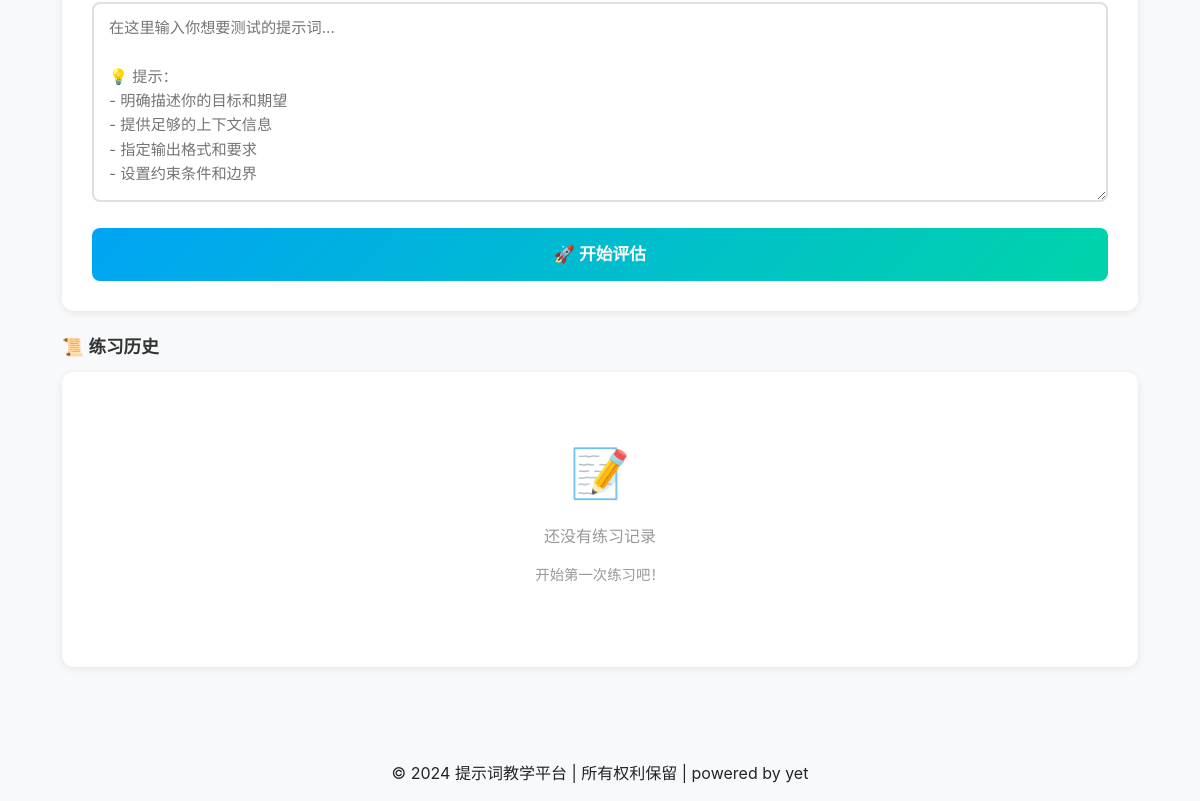
The page /practice/creative_writing/ (signed in, lower part) on the database as committed earlier.
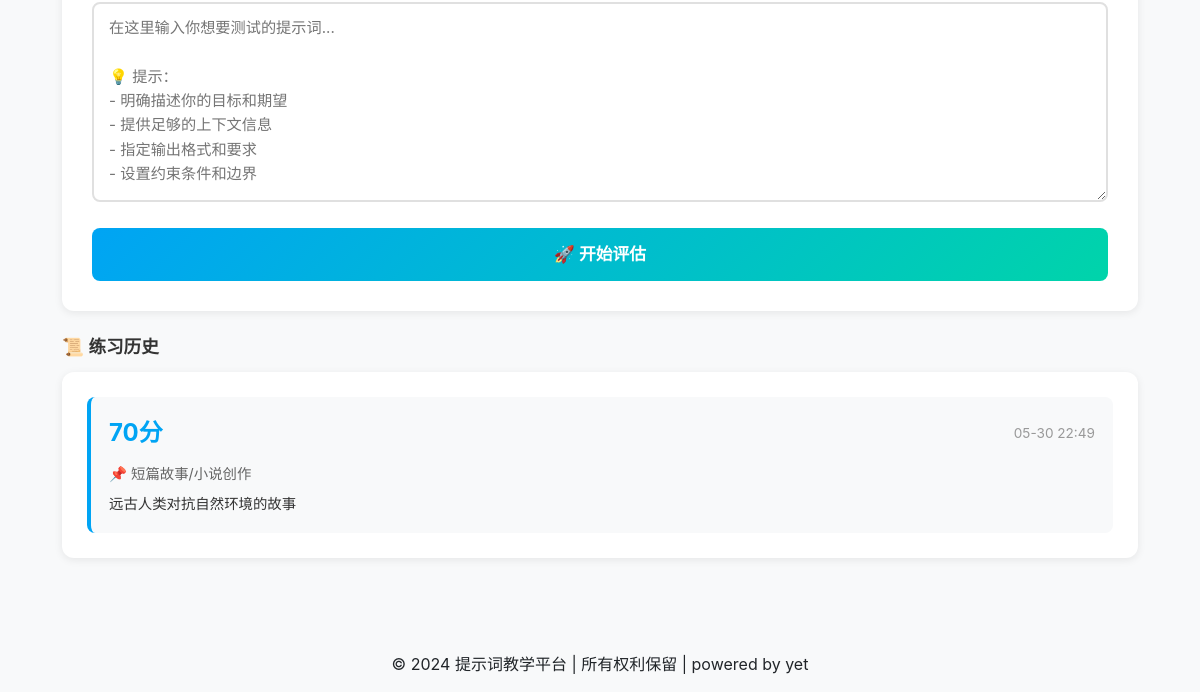
The same page on the database as committed later.
### practice/models.py (models this page shows, shortened)
class PracticeRecord(models.Model):
    user = models.ForeignKey(User, on_delete=models.CASCADE, related_name='practice_records')
    scenario = models.ForeignKey(PracticeScenario, on_delete=models.CASCADE, null=True, blank=True, verbose_name='练习场景')
    topic = models.ForeignKey(PracticeTopic, on_delete=models.SET_NULL, null=True, blank=True, verbose_name='选择的主题')
    user_prompt = models.TextField(verbose_name='用户提示词')
    system_prompt = models.TextField(verbose_name='系统提示词(场景)', default='')
    llm_response = models.TextField(verbose_name='大模型原始回复', blank=True)
    scores = models.JSONField(verbose_name='评分数据', default=dict)
    suggestions = models.TextField(verbose_name='修改建议', blank=True)
    overall_score = models.IntegerField(verbose_name='综合得分', default=0)
    duration_seconds = models.IntegerField(default=0, verbose_name='练习时长(秒)')
    created_at = models.DateTimeField(auto_now_add=True, verbose_name='创建时间')
    updated_at = models.DateTimeField(auto_now=True, verbose_name='更新时间')
    class Meta:
        ordering = ['-created_at']
        verbose_name = '练习记录'
        verbose_name_plural = '练习记录'

class PracticeTopic(models.Model):
    scenario = models.ForeignKey(PracticeScenario, on_delete=models.CASCADE, related_name='topics', verbose_name='所属场景')
    topic_number = models.IntegerField(verbose_name='主题编号')  # 1 或 2
    title = models.CharField(max_length=200, verbose_name='主题标题')
    description = models.TextField(verbose_name='主题描述')
    example_prompt = models.TextField(blank=True, verbose_name='示例提示词')
    evaluation_criteria = models.JSONField(default=dict, verbose_name='评估标准')
    class Meta:
        ordering = ['topic_number']
        unique_together = ['scenario', 'topic_number']
        verbose_name = '练习主题'
        verbose_name_plural = '练习主题'

### practice/views.py (the view, shortened to what this page needs)
# urls.py: path('<str:scenario_id>/', views.practice_detail, name='practice_detail'),
@login_required
def practice_detail(request, scenario_id):
    scenario = get_object_or_404(PracticeScenario, scenario_id=scenario_id, is_active=True)
    topics = scenario.topics.all()
    user_records = PracticeRecord.objects.filter(
        user=request.user,
        scenario=scenario
    ).order_by('-created_at')[:10]
    return render(request, 'practice_detail.html', {
        'scenario': scenario,
        'topics': topics,
        'records': user_records
    })

### core/templates/practice_detail.html (shortened to what this page needs)
{% extends 'base.html' %}
{% block content %}
<div class="practice-detail-container">
    <div class="main-content">
        <div class="center-column">
            <form method="post" id="practiceForm">
                <div class="form-group">
                    <textarea
                        name="user_prompt"
                        id="user_prompt"
                        class="form-textarea"
                        placeholder="在这里输入你想要测试的提示词...&#10;&#10;💡 提示：&#10;- 明确描述你的目标和期望&#10;- 提供足够的上下文信息&#10;- 指定输出格式和要求&#10;- 设置约束条件和边界"
                        required
                    ></textarea>
                </div>
                <button type="submit" class="submit-btn" id="submitBtn">
                    🚀 开始评估
                </button>
            </form>
        </div>
        <div class="right-column">
            <h3 class="section-title">📜 练习历史</h3>
            <div class="results-section">
                {% if records %}
                    {% for record in records %}
                    <div class="result-item">
                        <div class="result-header">
                            <span class="result-score">{{ record.overall_score }}分</span>
                            <span class="result-time">{{ record.created_at|date:"m-d H:i" }}</span>
                        </div>
                        {% if record.topic %}
                        <div class="result-topic">📌 {{ record.topic.title }}</div>
                        {% endif %}
                        <div class="result-preview">{{ record.user_prompt|truncatechars:80 }}</div>
                    </div>
                    {% endfor %}
                {% else %}
                <div class="empty-state">
                    <div class="empty-icon">📝</div>
                    <p>还没有练习记录</p>
                    <p style="font-size: 0.9rem; margin-top: 8px;">开始第一次练习吧！</p>
                </div>
                {% endif %}
            </div>
        </div>
    </div>
</div>
{% endblock %}

Rows that differ between the two databases and show on the page:
added PracticeRecord: overall_score "70", created_at "05-30 22:49", topic "短篇故事/小说创作", user_prompt "远古人类对抗自然环境的故事"
Other text that changed with them:
text no longer shown: "📝 还没有练习记录 开始第一次练习吧！"
